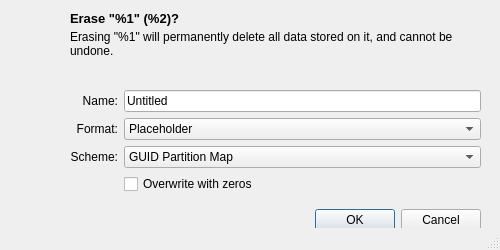
<?xml version="1.0" encoding="UTF-8"?>
<ui version="4.0">
 <class>Window</class>
 <widget class="QMainWindow" name="Window">
  <property name="windowModality">
   <enum>Qt::ApplicationModal</enum>
  </property>
  <property name="geometry">
   <rect>
    <x>0</x>
    <y>0</y>
    <width>500</width>
    <height>250</height>
   </rect>
  </property>
  <property name="minimumSize">
   <size>
    <width>500</width>
    <height>250</height>
   </size>
  </property>
  <property name="maximumSize">
   <size>
    <width>500</width>
    <height>250</height>
   </size>
  </property>
  <property name="windowTitle">
   <string>Format Disk</string>
  </property>
  <property name="windowIcon">
   <iconset>
    <normaloff>Format Disk.png</normaloff>Format Disk.png</iconset>
  </property>
  <widget class="QWidget" name="centralwidget">
   <widget class="QPushButton" name="diskIcon">
    <property name="enabled">
     <bool>false</bool>
    </property>
    <property name="geometry">
     <rect>
      <x>10</x>
      <y>0</y>
      <width>48</width>
      <height>48</height>
     </rect>
    </property>
    <property name="minimumSize">
     <size>
      <width>48</width>
      <height>48</height>
     </size>
    </property>
    <property name="maximumSize">
     <size>
      <width>36</width>
      <height>36</height>
     </size>
    </property>
    <property name="styleSheet">
     <string notr="true">background-color: transparent;
border-color: transparent;</string>
    </property>
    <property name="text">
     <string/>
    </property>
    <property name="icon">
     <iconset theme="drive-harddisk">
      <normaloff>.</normaloff>.</iconset>
    </property>
    <property name="iconSize">
     <size>
      <width>36</width>
      <height>36</height>
     </size>
    </property>
    <property name="flat">
     <bool>true</bool>
    </property>
   </widget>
   <widget class="QLabel" name="headlineLabel">
    <property name="geometry">
     <rect>
      <x>70</x>
      <y>10</y>
      <width>411</width>
      <height>16</height>
     </rect>
    </property>
    <property name="font">
     <font>
      <pointsize>10</pointsize>
      <weight>75</weight>
      <italic>false</italic>
      <bold>true</bold>
     </font>
    </property>
    <property name="text">
     <string>Erase &quot;%1&quot; (%2)?</string>
    </property>
   </widget>
   <widget class="QLabel" name="detailsLabel">
    <property name="geometry">
     <rect>
      <x>70</x>
      <y>30</y>
      <width>411</width>
      <height>51</height>
     </rect>
    </property>
    <property name="text">
     <string>Erasing &quot;%1&quot; will permanently delete all data stored on it, and cannot be undone.</string>
    </property>
    <property name="alignment">
     <set>Qt::AlignLeading|Qt::AlignLeft|Qt::AlignTop</set>
    </property>
    <property name="wordWrap">
     <bool>true</bool>
    </property>
   </widget>
   <widget class="QWidget" name="">
    <property name="geometry">
     <rect>
      <x>70</x>
      <y>90</y>
      <width>411</width>
      <height>141</height>
     </rect>
    </property>
    <layout class="QFormLayout" name="formLayout">
     <property name="labelAlignment">
      <set>Qt::AlignRight|Qt::AlignTrailing|Qt::AlignVCenter</set>
     </property>
     <item row="0" column="0">
      <widget class="QLabel" name="label_2">
       <property name="text">
        <string>Name:</string>
       </property>
       <property name="alignment">
        <set>Qt::AlignRight|Qt::AlignTrailing|Qt::AlignVCenter</set>
       </property>
      </widget>
     </item>
     <item row="0" column="1">
      <widget class="QLineEdit" name="nameLineEdit">
       <property name="text">
        <string>Untitled</string>
       </property>
      </widget>
     </item>
     <item row="1" column="0">
      <widget class="QLabel" name="label">
       <property name="text">
        <string>Format:</string>
       </property>
       <property name="alignment">
        <set>Qt::AlignRight|Qt::AlignTrailing|Qt::AlignVCenter</set>
       </property>
      </widget>
     </item>
     <item row="1" column="1">
      <widget class="QComboBox" name="formatComboBox">
       <item>
        <property name="text">
         <string>Placeholder</string>
        </property>
       </item>
      </widget>
     </item>
     <item row="2" column="0">
      <widget class="QLabel" name="schemeLabel">
       <property name="text">
        <string>Scheme:</string>
       </property>
       <property name="alignment">
        <set>Qt::AlignRight|Qt::AlignTrailing|Qt::AlignVCenter</set>
       </property>
      </widget>
     </item>
     <item row="2" column="1">
      <widget class="QComboBox" name="scheme">
       <item>
        <property name="text">
         <string>GUID Partition Map</string>
        </property>
       </item>
       <item>
        <property name="text">
         <string>Master Boot Record</string>
        </property>
       </item>
      </widget>
     </item>
     <item row="3" column="1">
      <widget class="QCheckBox" name="overwriteCheckBox">
       <property name="text">
        <string>Overwrite with zeros</string>
       </property>
      </widget>
     </item>
     <item row="4" column="1">
      <spacer name="verticalSpacer">
       <property name="orientation">
        <enum>Qt::Vertical</enum>
       </property>
       <property name="sizeHint" stdset="0">
        <size>
         <width>20</width>
         <height>40</height>
        </size>
       </property>
      </spacer>
     </item>
     <item row="5" column="0">
      <widget class="QLabel" name="spinner">
       <property name="text">
        <string/>
       </property>
       <property name="pixmap">
        <pixmap>small_spinner.gif</pixmap>
       </property>
      </widget>
     </item>
     <item row="5" column="1">
      <widget class="QDialogButtonBox" name="buttonBox">
       <property name="standardButtons">
        <set>QDialogButtonBox::Cancel|QDialogButtonBox::Ok</set>
       </property>
      </widget>
     </item>
    </layout>
   </widget>
  </widget>
  <widget class="QMenuBar" name="menubar">
   <property name="geometry">
    <rect>
     <x>0</x>
     <y>0</y>
     <width>500</width>
     <height>22</height>
    </rect>
   </property>
  </widget>
  <widget class="QStatusBar" name="statusbar"/>
 </widget>
 <resources/>
 <connections>
  <connection>
   <sender>buttonBox</sender>
   <signal>rejected()</signal>
   <receiver>Window</receiver>
   <slot>onCancelled()</slot>
   <hints>
    <hint type="sourcelabel">
     <x>304</x>
     <y>270</y>
    </hint>
    <hint type="destinationlabel">
     <x>249</x>
     <y>149</y>
    </hint>
   </hints>
  </connection>
  <connection>
   <sender>buttonBox</sender>
   <signal>accepted()</signal>
   <receiver>Window</receiver>
   <slot>okButtonClicked()</slot>
   <hints>
    <hint type="sourcelabel">
     <x>304</x>
     <y>270</y>
    </hint>
    <hint type="destinationlabel">
     <x>249</x>
     <y>149</y>
    </hint>
   </hints>
  </connection>
 </connections>
 <slots>
  <slot>okButtonClicked()</slot>
  <slot>onCancelled()</slot>
 </slots>
</ui>
